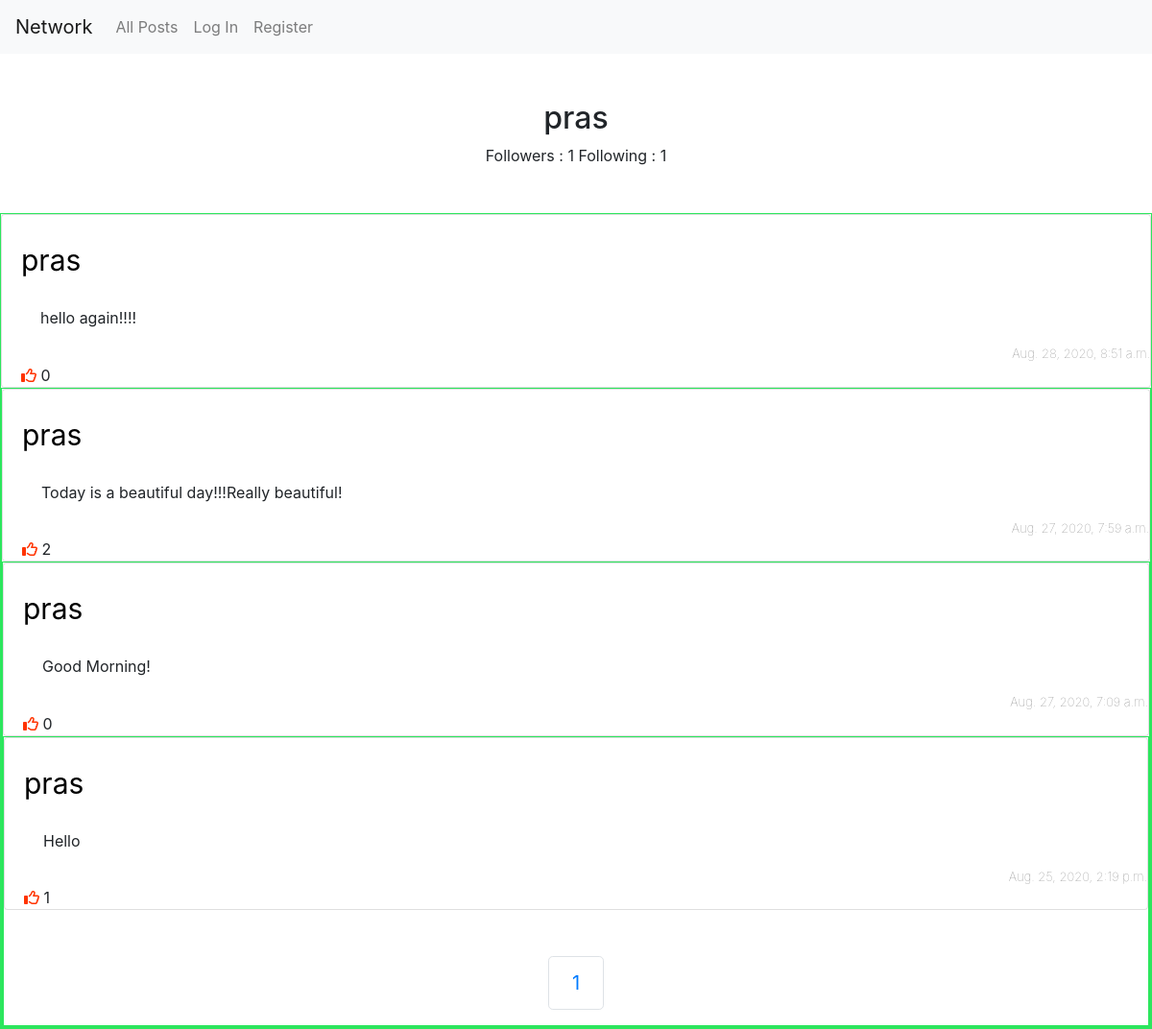
Page /user/1 on the committed database.
### network/models.py (models this page shows, shortened)
class User(AbstractUser):
    followers = models.ManyToManyField('self', symmetrical=False, related_name='following', blank=True)

class Post(models.Model):
    text = models.CharField(max_length=280,null=True)
    timestamp = models.DateTimeField(auto_now_add=True)
    user = models.ForeignKey(User, on_delete=models.CASCADE, related_name='posts')
    def get_likes(self):
        return Likes.objects.filter(post=self.id).count()

### network/views.py (the view)
# urls.py: path("user/<str:id>", views.user, name="user"),
def user(request, id):
    target_user = User.objects.get(id=id)
    posts = Post.objects.filter(user=target_user).order_by("-timestamp")
    paginator = Paginator(posts, 10)
    try:
        page_number = request.GET.get('page')
        page_obj = paginator.get_page(page_number)
    except:
        page_obj = paginator.get_page(1)
    try:
        likes = request.user.user.all().values_list('post', flat=True)
    except:
        likes = []
    return render(request, "network/user.html", {
        'target_user': target_user,
        'page_obj': page_obj,
        'textForm': textForm(),
        'likes': likes
    })

### network/templates/network/user.html (shortened to what this page needs)
{% extends "network/layout.html" %}
{% block body %}
{% load static %}
    {% if target_user == user %}
        <h2 style="text-align: center;">You</h2>
    {% else %}
        <h2 style="text-align: center;"> {{ target_user }}</h2>
    {% endif %}
        <div class="col-auto">
                <span>Followers : {{ target_user.followers.all.count }}  </span>
                <span>Following : {{ target_user.following.all.count }}  </span>
        </div>  <br><br>
    </div>
    {% include "network/posts.html" %}
{% endblock %}

### network/templates/network/posts.html (shortened to what this page needs)
{% load static %}
{% for post in page_obj %}
    <div id='post{{ post.id }}' class='post-box'>
        <div class='card post-card'>
            <div class='card-body'>
                <a class='post-user navbar-brand' href="{% url 'user' post.user.id %}">{{ post.user }}</a>
            </div>
            <p id='text{{ post.id }}'class='post-text'>{{ post.text }}</p>
            <div class='post-footer'>
                <div class='post-date'>{{ post.timestamp}}</div>
            <div class='likes-wrapper'>
                {% if user.is_authenticated %}
                    {% if post.id in likes %}
                        <button class='like-btn' data-id='{{ post.id }}' type='button'><i class="fas fa-thumbs-up"></i></button>
                    {% else %}
                        <button class='like-btn' data-id='{{ post.id }}' type='button'><i class="far fa-thumbs-up"></i></button>
                    {% endif %}
                {% else %}
                    <inline class='like-btn'><i class="far fa-thumbs-up"></i></inline>
                {% endif %}
                <inline id='like-count{{ post.id }}'>{{ post.get_likes }}</inline>
            </div>
        </div>
    </div>
{% empty %}
    <p>No Posts!</p>
{% endfor %}
<br><br>
{% include "network/paginator.html" %}

### network/static/network/styles.css (style rules this page uses)
.post-box { border: 1px solid #2ce65d; }
a { color: black; text-decoration: none; }
.post-text { word-wrap: break-word; white-space: pre-wrap; margin-left: 40px; }
.post-user { font-size: 30px; text-decoration: none ; align-items: center; }
.post-date { color: gray; font-size: small; font-weight: lighter; text-align: right; }
.like-btn { color:#ff3300; background: white; border: none; margin-left: 20px; }
.col-auto { align-items: center; text-align: center; }

### rows in the picture
User: username "pras", followers.all.count "1", following.all.count "1"
Post: user "pras", text "hello again!!!!", timestamp "Aug. 28, 2020, 8:51 a.m.", get_likes "0"
Post: user "pras", text "Today is a beautiful day!!!Really beautiful!", timestamp "Aug. 27, 2020, 7:59 a.m.", get_likes "2"
Post: user "pras", text "Good Morning!", timestamp "Aug. 27, 2020, 7:09 a.m.", get_likes "0"
Post: user "pras", text "Hello", timestamp "Aug. 25, 2020, 2:19 p.m.", get_likes "1"

### other values in the picture
{{ page_obj.number }} "1"
